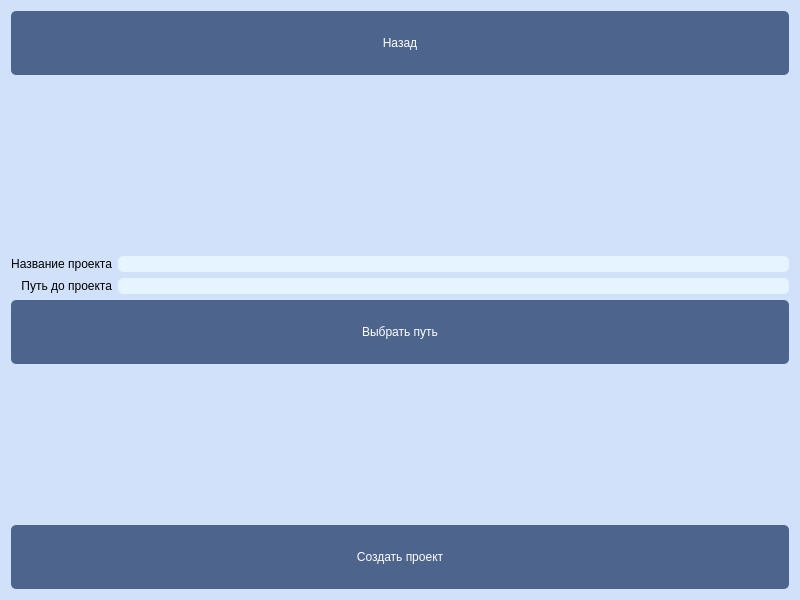
<?xml version="1.0" encoding="UTF-8"?>
<ui version="4.0">
 <class>NewProjectForm</class>
 <widget class="QWidget" name="NewProjectForm">
  <property name="geometry">
   <rect>
    <x>0</x>
    <y>0</y>
    <width>800</width>
    <height>600</height>
   </rect>
  </property>
  <property name="windowTitle">
   <string>Form</string>
  </property>
  <property name="styleSheet">
   <string notr="true">QLabel {
	text-align: center;
	font: 57 16pt &quot;Sono Medium&quot;;
}

QWidget {
    background-color: rgb(208, 225, 249);
}

QPushButton {
    background-color: rgb(77, 100, 141);

    color: white;
    border-radius: 5px;
	padding: 25;
	font: 57 18pt &quot;Sono Medium&quot;;
}

QPushButton:focus {
    background-color: rgb(40, 54, 85);

    color: white;
    border-radius: 5px;
	padding: 25;
	font: 57 18pt &quot;Sono Medium&quot;;
}

QLineEdit {
	text-align: centrel;
    border: none;
	border-radius: 5px;
    background-color: #E6F4FF;
	font: 57 16pt &quot;Sono Medium&quot;;
}</string>
  </property>
  <layout class="QVBoxLayout" name="verticalLayout_5">
   <item>
    <widget class="QPushButton" name="back_button">
     <property name="styleSheet">
      <string notr="true">QLabel {
	text-align: center;
	font: 57 16pt &quot;Sono Medium&quot;;
}

QWidget {
    background-color: rgb(208, 225, 249);
}

QPushButton {
    background-color: rgb(77, 100, 141);

    color: white;
    border-radius: 5px;
	padding: 25;
	font: 57 18pt &quot;Sono Medium&quot;;
}

QPushButton:focus {
    background-color: rgb(40, 54, 85);

    color: white;
    border-radius: 5px;
	padding: 25;
	font: 57 18pt &quot;Sono Medium&quot;;
}

QPushButton[class=&quot;CustomSpinboxButton&quot;] {
    background-color: rgb(77, 100, 141);

    color: white;
    border-radius: 5px;
	padding: 25;
	font: 57 18pt &quot;Sono Medium&quot;;
}

QPushButton[class=&quot;CustomSpinboxButtonPressed&quot;] {
    background-color: rgb(40, 54, 85);

    color: white;
    border-radius: 5px;
	padding: 25;
	font: 57 18pt &quot;Sono Medium&quot;;
}

QDoubleSpinBox {
	text-align: centrel;
    border: none;
	border-radius: 5px;
    background-color: #E6F4FF;
	font: 57 16pt &quot;Sono Medium&quot;;
}

QDoubleSpinBox:focus {
    border: 2px solid #0057D9;
    background-color: #E6F4FF;
}</string>
     </property>
     <property name="text">
      <string>Назад</string>
     </property>
    </widget>
   </item>
   <item>
    <spacer name="verticalSpacer">
     <property name="orientation">
      <enum>Qt::Vertical</enum>
     </property>
     <property name="sizeHint" stdset="0">
      <size>
       <width>20</width>
       <height>40</height>
      </size>
     </property>
    </spacer>
   </item>
   <item>
    <widget class="QLabel" name="error_message_label">
     <property name="styleSheet">
      <string notr="true">color: rgb(255, 85, 0);</string>
     </property>
     <property name="text">
      <string/>
     </property>
    </widget>
   </item>
   <item>
    <layout class="QHBoxLayout" name="horizontalLayout">
     <item>
      <layout class="QVBoxLayout" name="verticalLayout_4">
       <item>
        <widget class="QLabel" name="label">
         <property name="text">
          <string>Название проекта</string>
         </property>
         <property name="alignment">
          <set>Qt::AlignRight|Qt::AlignTrailing|Qt::AlignVCenter</set>
         </property>
        </widget>
       </item>
       <item>
        <widget class="QLabel" name="label_2">
         <property name="text">
          <string>Путь до проекта</string>
         </property>
         <property name="alignment">
          <set>Qt::AlignRight|Qt::AlignTrailing|Qt::AlignVCenter</set>
         </property>
        </widget>
       </item>
      </layout>
     </item>
     <item>
      <layout class="QVBoxLayout" name="verticalLayout">
       <item>
        <widget class="QLineEdit" name="project_name_input">
         <property name="alignment">
          <set>Qt::AlignLeading|Qt::AlignLeft|Qt::AlignVCenter</set>
         </property>
        </widget>
       </item>
       <item>
        <widget class="QLineEdit" name="project_path_input">
         <property name="enabled">
          <bool>false</bool>
         </property>
         <property name="alignment">
          <set>Qt::AlignLeading|Qt::AlignLeft|Qt::AlignVCenter</set>
         </property>
        </widget>
       </item>
      </layout>
     </item>
    </layout>
   </item>
   <item>
    <widget class="QPushButton" name="choose_path_button">
     <property name="text">
      <string>Выбрать путь</string>
     </property>
    </widget>
   </item>
   <item>
    <spacer name="verticalSpacer_2">
     <property name="orientation">
      <enum>Qt::Vertical</enum>
     </property>
     <property name="sizeHint" stdset="0">
      <size>
       <width>20</width>
       <height>40</height>
      </size>
     </property>
    </spacer>
   </item>
   <item>
    <widget class="QPushButton" name="create_new_project_button">
     <property name="text">
      <string>Создать проект</string>
     </property>
    </widget>
   </item>
  </layout>
 </widget>
 <resources/>
 <connections/>
</ui>
